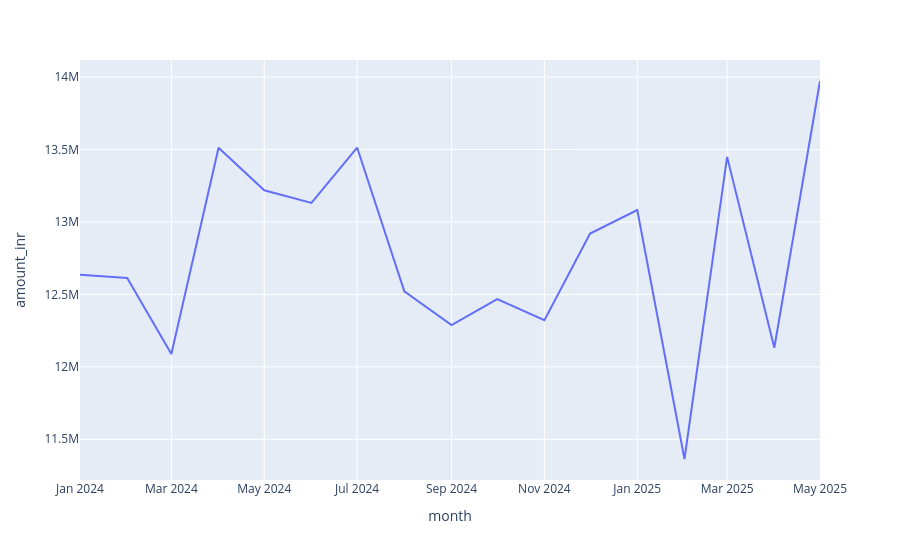

The notebook cell saved with this chart:
### Markdown cell above
## Insight 2

- SBI Mutual Fund has one of the highest Assets Under Management (AUM).
- Larger fund houses dominate the mutual fund industry in terms of total assets.
- AUM varies significantly across fund houses.

### Code cell
transactions["transaction_date"] = pd.to_datetime(
    transactions["transaction_date"]
)
sip = transactions[
    transactions["transaction_type"] == "SIP"
]
sip["month"] = sip["transaction_date"].dt.to_period("M").astype(str)
monthly_sip = (
    sip.groupby("month")["amount_inr"]
    .sum()
    .reset_index()
)

import plotly.express as px

fig = px.line(
    monthly_sip,
    x="month",
    y="amount_inr",
    title="Monthly SIP Inflow Trend",
    markers=True
)

fig.update_layout(
    xaxis_title="Month",
    yaxis_title="Total SIP Amount (₹)"
)
fig = px.line(
    monthly_sip,
    x="month",
    y="amount_inr"
)
fig.show()

### Figure 1 — Plotly figure (JSON) as saved in the notebook; plotly's stock layout.template omitted (floating-point values rounded to 4 significant figures)
{"data": [{"hovertemplate": "month=%{x}<br>amount_inr=%{y}<extra></extra>", "legendgroup": "", "line": {"color": "#636efa", "dash": "solid"}, "marker": {"symbol": "circle"}, "mode": "lines", "name": "", "orientation": "v", "showlegend": false, "type": "scatter", "x": ["2024-01", "2024-02", "2024-03", "2024-04", "2024-05", "2024-06", "2024-07", "2024-08", "2024-09", "2024-10", "2024-11", "2024-12", "2025-01", "2025-02", "2025-03", "2025-04", "2025-05"], "xaxis": "x", "y": [12635349, 12613376, 12088413, 13512385, 13218606, 13131150, 13513884, 12521433, 12288778, 12467875, 12321673, 12920130, 13082145, 11363922, 13449360, 12132001, 13973011], "yaxis": "y"}], "layout": {"legend": {"tracegroupgap": 0}, "margin": {"t": 60}, "xaxis": {"anchor": "y", "domain": [0, 1], "title": {"text": "month"}}, "yaxis": {"anchor": "x", "domain": [0, 1], "title": {"text": "amount_inr"}}}}
